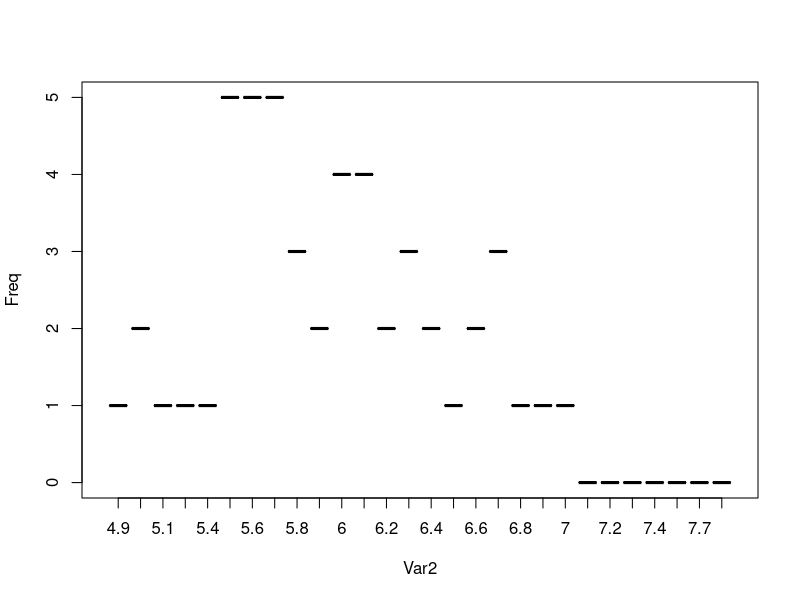
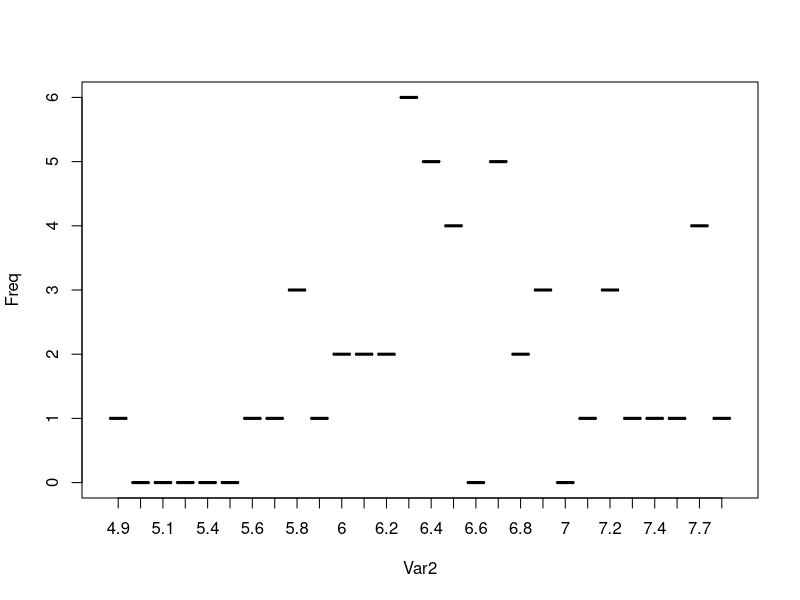
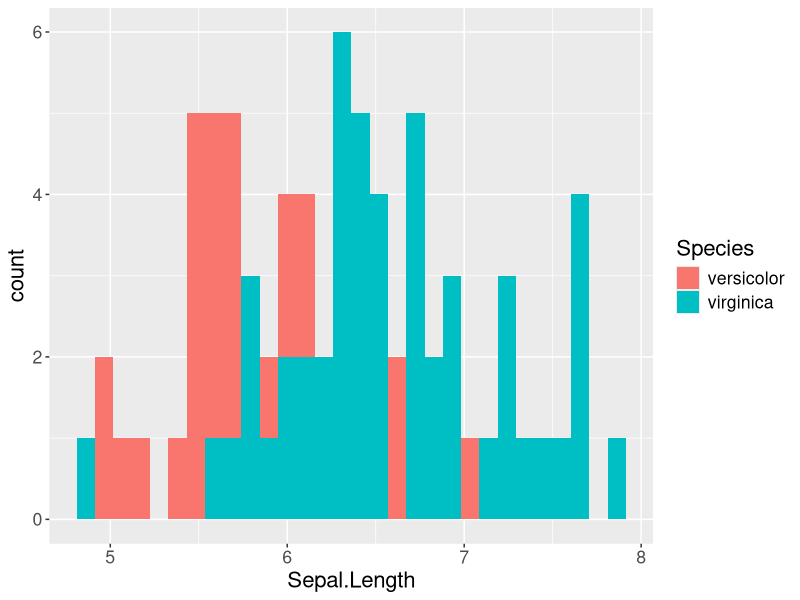
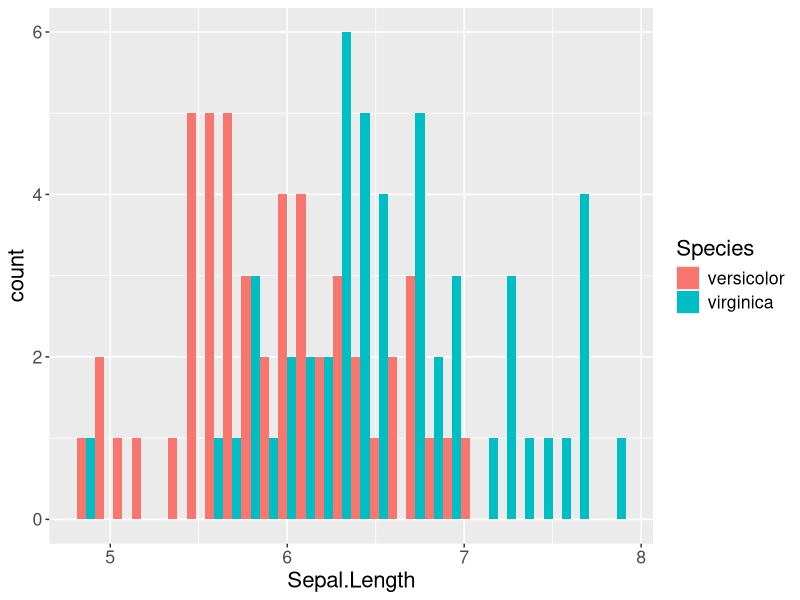
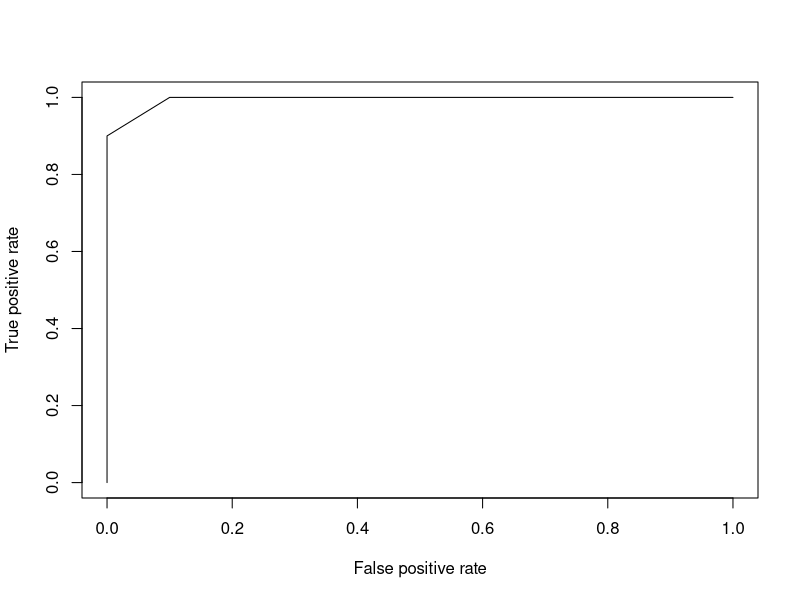

Write R code to recreate these figures, in order.
## ---- chunk 1
# ipak function: install and load multiple R packages. (stevenworthington/ipak.R)
# check to see if packages are installed. Install them if they are not, then load them into the R session.

ipak <- function(pkg){
    new.pkg <- pkg[!(pkg %in% installed.packages()[, "Package"])]
    if (length(new.pkg)) 
        install.packages(new.pkg, dependencies = TRUE)
    sapply(pkg, require, character.only = TRUE)
}

required_packages <- c('caret','dplyr','data.table','dtplyr','rpart','party','e1071','ROCR')
ipak(required_packages)
## ---- chunk 2
library(caret)
library(dplyr)
library(data.table)
library(dtplyr)
library(rpart)
library(party)
library(e1071)
library(ROCR)
library(ggplot2)
library(reshape2)
## ---- chunk 3
#Here I set the random seed so I can reproduce all of the random subsetting
set.seed(11111)

#load the iris dataset
data(iris)

#select only "versicolor" and "virginica" species from data
#we need to recast Species as a factor to drop the "versicolor" level
iris2 <- iris %>% filter(Species %in% c("versicolor", "virginica")) %>% mutate(Species = factor(Species))

#confirm that we did the subsetting correct
summary(iris2)
## ---- chunk 4
#is there a correlation between Species and Sepal.Length? Let's try and visualize the results from this cross-tab
species_sepallength_Tab <- table(iris2$Species, iris2$Sepal.Length)
species_sepallength_Tab
## ---- chunk 5
#make a dataframe to practice manipulating data in R
species_sepallength_Tab <- data.frame(species_sepallength_Tab)

#example of how we subset data frames in R
#here we will explicitly separate the two classes and look at the distribution of Sepal.Length
versicolor_samples <- species_sepallength_Tab[which(species_sepallength_Tab$Var1 == 'versicolor'),]
versicolor_samples$Var1<-NULL
plot(versicolor_samples)

virginica_samples <- species_sepallength_Tab[which(species_sepallength_Tab$Var1 == 'virginica'),]
virginica_samples$Var1<-NULL
plot(virginica_samples)
## ---- chunk 6
#Here we use conditional histograms to look at any correlation between Species and Sepal.Length
ggplot(iris2,aes(x=Sepal.Length,fill=Species)) + geom_histogram(position = 'identity') + theme(text = element_text(size = 16))

#different flavor 
ggplot(iris2,aes(x=Sepal.Length,fill=Species)) + geom_histogram(position = 'dodge')+ theme(text = element_text(size = 16))
## ---- chunk 7
#grab indices of the dataset that represent 80% of the data
trainingIndices <- createDataPartition(y = iris2$Species, p=.80,
                                       list=FALSE)

#this is alternatively how we'd subset our training and test sets without using caret's createDataPartition function
# dataSize <- nrow(iris2$Species)
# trainSize <-  floor(0.80* dataSize)
# trainIndex <-  sample(dataSize,size = trainSize,replace = FALSE)

#show the first few training indices
trainingIndices[1:10]

#select the rows
trainData <- iris2[trainingIndices,]
#confirm the number of rows (should be 80)
nrow(trainData)

#build our test set using the R-indexing
#using the "-" operator
testData <- iris2[-trainingIndices,]

#confirm the number of rows (should be 20) 
nrow(testData)
## ---- chunk 8
#our straw man: logistic regression
logitIris <-  glm(Species ~ Sepal.Width + Petal.Width, family = "binomial", data=trainData)
summary(logitIris)
## ---- chunk 9
coefs <-  coef(logitIris)
coefs
## ---- chunk 10
expCoefs  <- exp(coefs)
expCoefs
## ---- chunk 11
classPredLogit <- predict(logitIris,newdata = testData,type='response')
## ---- chunk 12
truthPredict <-  table(testData$Species, classPredLogit)

#number of cases (should be 20)
totalCases <-  sum(truthPredict)
totalCases

#number of misclassified samples
misclassified <- truthPredict[1,2] + truthPredict[2,1]
misclassified

accuracy <- (totalCases - misclassified) / totalCases
accuracy
## ---- chunk 13
# Compute AUC for predicting Class with the model
prob <- predict(logitIris, newdata=testData, type="response")
pred <- prediction(prob, testData$Species)
perf <- performance(pred, measure = "tpr", x.measure = "fpr")
plot(perf)
## ---- chunk 14
auc <- performance(pred, measure = "auc")
auc <- auc@y.values[[1]]
auc
## ---- chunk 15
#our straw man: logistic regression
logitIris <- train(Species ~ Sepal.Width + Petal.Width, method="glm", family="binomial",
                   data=trainData)

#train linear discriminant analysis method
ldaIris <- train(Species ~ Sepal.Width + Petal.Width, method= "lda", data=trainData)

#train classification and regression tree
cartIris <- train(Species ~ Sepal.Width + Petal.Width, method= "rpart", data=trainData)
## ---- chunk 16
#Predict species on test data
classPredLDA <- predict(ldaIris, newdata=testData)

#Compare predictions directly with the truth
data.frame(classPredLDA, truth=testData$Species)
## ---- chunk 17
truthPredict_lda <-  table(testData$Species, classPredLDA)

#number of cases (should be 20)
totalCases_lda <-  sum(truthPredict)
totalCases_lda

#number of misclassified samples
misclassified_lda <- truthPredict_lda[1,2] + truthPredict_lda[2,1]
misclassified_lda

accuracy_lda <- (totalCases_lda - misclassified_lda) / totalCases_lda
accuracy_lda
## ---- chunk 18
#calculate confusion Matrix and other measures of accuracy
confMatLDA <- confusionMatrix(testData$Species, classPredLDA)

#Show everything from `confusionMatrix`
confMatLDA

#access confusion matrix directly
confMatLDA$table

#Show accuracy values
confMatLDA$overall

#Show class agreement values
confMatLDA$byClass
## ---- chunk 19
classPredCart <- predict(cartIris, newdata = testData)
classPredLogit <- predict(logitIris, newdata = testData)

#compare all the predictions directly
#were there any rows where the predictions didn't match?
data.frame(truth=testData$Species,logit=classPredLogit, LDA=classPredLDA, CART=classPredCart)
## ---- chunk 20
confMatCart <- confusionMatrix(classPredCart, testData$Species)
confMatLogit <- confusionMatrix(classPredLogit, testData$Species)

accuracyComparison = rbind(logit = confMatLogit$overall,
                       LDA = confMatLDA$overall,
                       CART = confMatCart$overall
                    )

accuracyComparison
